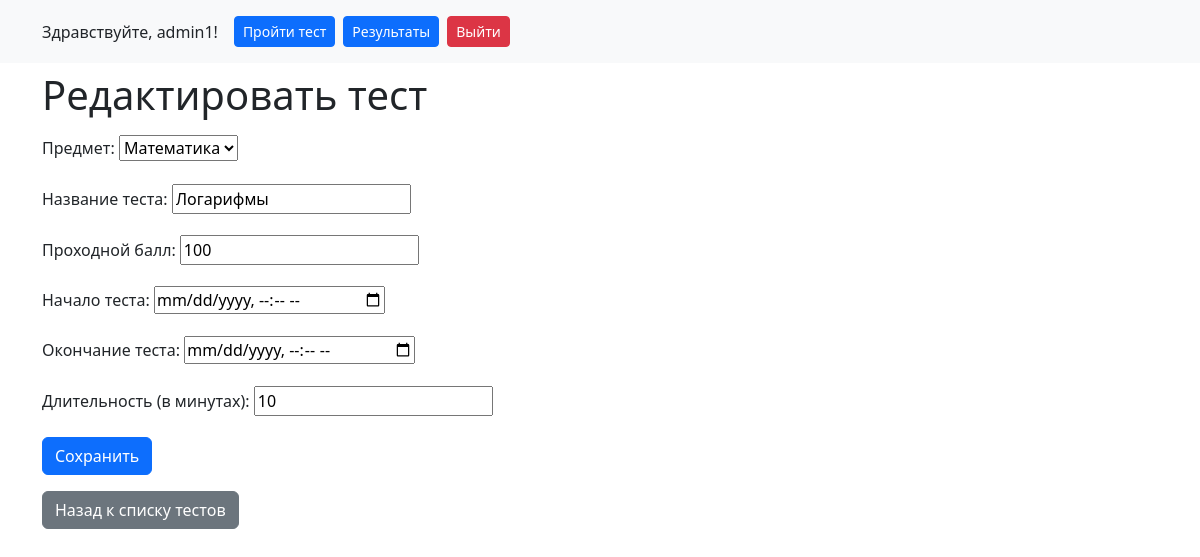
Page /test/4/update/ (signed in) on the committed database.
### quiz/models.py (models this page shows, shortened)
class Test(models.Model):
    subject = models.ForeignKey(Subject, on_delete=models.CASCADE)
    name = models.CharField(max_length=200)
    pass_score = models.IntegerField(default=100)  # Проходной балл
    start_time = models.DateTimeField()  # Начало теста
    end_time = models.DateTimeField()  # Окончание теста
    duration = models.IntegerField()  # Длительность теста в минутах
    access_key = models.CharField(max_length=50, unique=True)  # Ключ доступа
    created_by = models.ForeignKey(User, on_delete=models.CASCADE, related_name='tests', null=True, blank=True)  # Разрешаем NULL значения

### quiz/views.py (the view, shortened to what this page needs)
# urls.py: path('test/<int:pk>/update/', TestUpdateView.as_view(), name='test_update'),
class TestUpdateView(UserPassesTestMixin, views.View):
    template_name = 'quiz/test_form.html'
    success_url = reverse_lazy('test_list')
    def test_func(self):
        return self.request.user.is_staff and self.request.user.groups.filter(name='Администраторы').exists()
    def get(self, request, pk):
        test = get_object_or_404(Test, pk=pk, created_by=request.user)
        form = TestForm(instance=test)
        return render(request, self.template_name, {'form': form, 'action': 'Редактировать'})

### quiz/forms.py (shortened to what this page needs)
class TestForm(forms.ModelForm):
    new_subject = forms.CharField(max_length=100, required=False, label="Новый предмет")
    class Meta:
        model = Test
        fields = ['subject', 'name', 'pass_score', 'start_time', 'end_time', 'duration']
        widgets = {
            'start_time': forms.DateTimeInput(attrs={'type': 'datetime-local'}),
            'end_time': forms.DateTimeInput(attrs={'type': 'datetime-local'}),
        }
    def __init__(self, *args, **kwargs):
        super().__init__(*args, **kwargs)
        self.fields['subject'].required = False

### quiz/models.py (called while the page is built)
    def __str__(self):
        return self.name

### quiz/templates/quiz/test_form.html (shortened to what this page needs)
<!DOCTYPE html>
<html lang="ru">
<head>
    <link href="https://cdn.jsdelivr.net/npm/bootstrap@5.3.0/dist/css/bootstrap.min.css" rel="stylesheet">
</head>
<body>
    <header class="bg-light p-3 mb-2">
        <div class="container">
            <div class="d-flex justify-content-between align-items-center">
                <div class="d-flex align-items-center">
                    {% if user.is_authenticated %}
                    <span class="me-3">Здравствуйте, {{ user.username }}!</span>
                    <a href="{% url 'home' %}" class="btn btn-primary btn-sm me-2">Пройти тест</a>
                    <a href="{% url 'user_results' %}" class="btn btn-primary btn-sm me-2">Результаты</a>
                    <form method="post" action="{% url 'log_out' %}">
                        <button type="submit" class="btn btn-danger btn-sm">Выйти</button>
                    </form>
                    {% else %}
                    <a href="{% url 'log_in' %}" class="btn btn-primary btn-sm">Войти</a>
                    {% endif %}
                </div>
            </div>
        </div>
    </header>
    <div class="container">
        <h1 class="mb-3">{{ action }} тест</h1>
        <form method="post">
            <div class="mb-3">
                <label for="{{ form.subject.id_for_label }}" class="form-label">Предмет:</label>
                {{ form.subject }}
            </div>
            <div class="mb-3">
                <label for="{{ form.name.id_for_label }}" class="form-label">Название теста:</label>
                {{ form.name }}
            </div>
            <div class="mb-3">
                <label for="{{ form.pass_score.id_for_label }}" class="form-label">Проходной балл:</label>
                {{ form.pass_score }}
            </div>
            <div class="mb-3">
                <label for="{{ form.start_time.id_for_label }}" class="form-label">Начало теста:</label>
                {{ form.start_time }}
            </div>
            <div class="mb-3">
                <label for="{{ form.end_time.id_for_label }}" class="form-label">Окончание теста:</label>
                {{ form.end_time }}
            </div>
            <div class="mb-3">
                <label for="{{ form.duration.id_for_label }}" class="form-label">Длительность (в минутах):</label>
                {{ form.duration }}
            </div>
            <button type="submit" class="btn btn-primary">Сохранить</button>
        </form>
        <a href="{% url 'test_list' %}" class="btn btn-secondary mt-3">Назад к списку тестов</a>
    </div>
</body>
</html>

### rows in the picture
Test: subject "Математика", name "Логарифмы", pass_score "100", duration "10"

### other values in the picture
{{ user.username }} "admin1"
{{ action }} "Редактировать"
